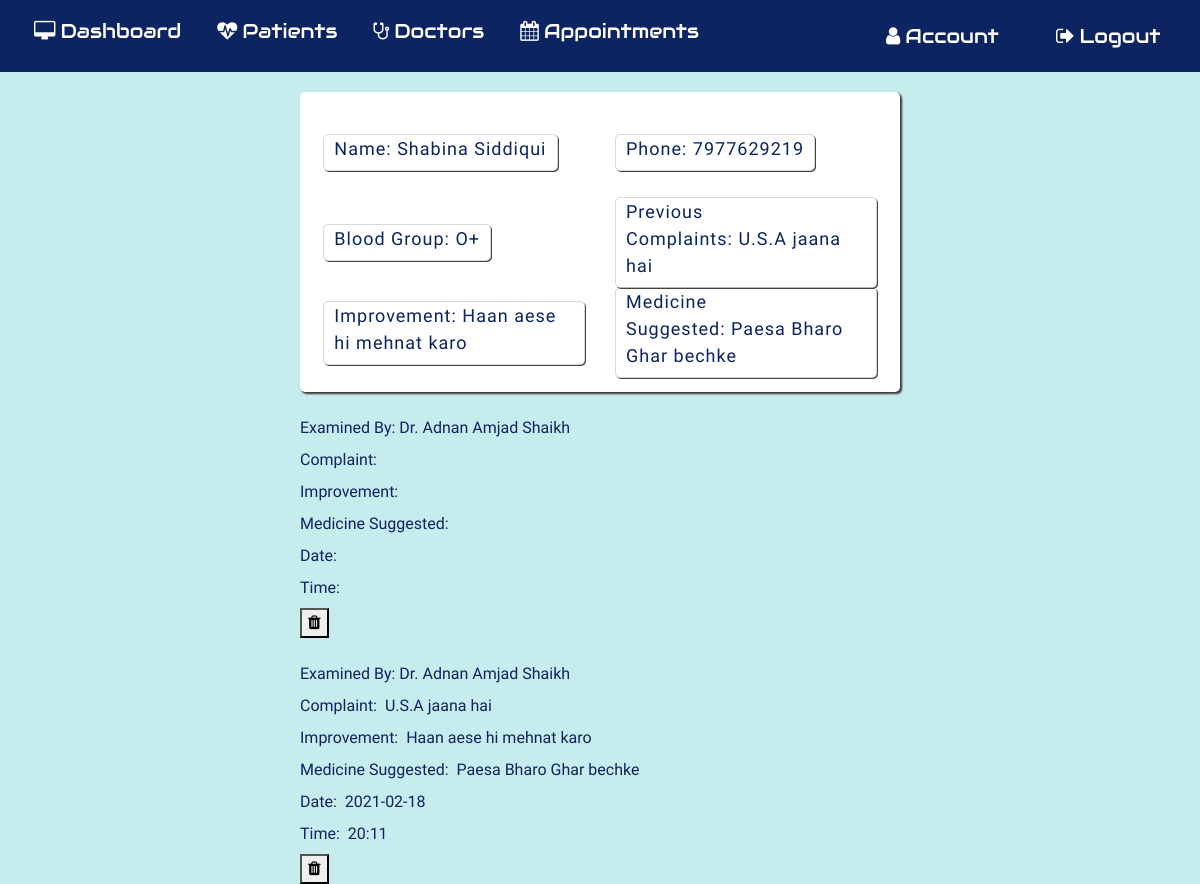
/viewapp/1 (signed in), run on an earlier commit of the app's database.
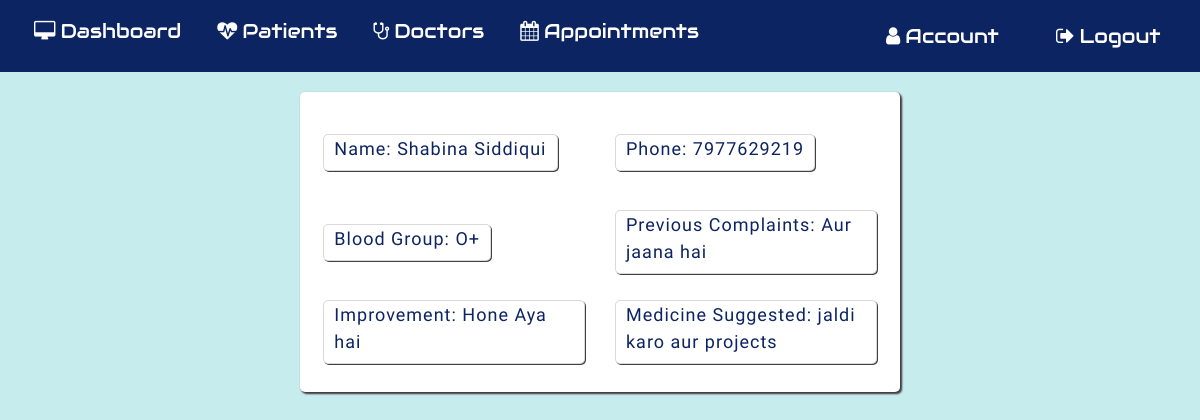
And on a later commit of the database.
### application/routes.py (models this page shows, shortened)
class Patient(db.Model):
  __tablename__ = 'Patient'
  id = db.Column(db.Integer, primary_key=True)
  pname = db.Column(db.String(20))
  age= db.Column(db.String(20))
  phone=db.Column(db.String(20))
  gender=db.Column(db.String(10))
  bgroup=db.Column(db.String(5))
  state=db.Column(db.String(15))
  address=db.Column(db.String(100))
  mstatus=db.Column(db.String(10))
  complaint=db.Column(db.String(5000))
  improvement=db.Column(db.String(5000))
  medicine_suggested=db.Column(db.String(5000))
  pat_image = db.Column(db.String(20), nullable=False, default='default.jpg')

class Appointments(db.Model):
  __tablename__ = 'Appointments'
  id = db.Column(db.Integer, primary_key=True)
  pname=db.Column(db.String(100))
  examinedby = db.Column(db.String(100))
  complaint = db.Column(db.String(5000))
  medicine_suggested = db.Column(db.String(5000))
  improvements = db.Column(db.String(5000))
  date= db.Column(db.String(50))
  time= db.Column(db.String(50))

### application/routes.py (the view)
@app.route('/viewapp/<id>',methods=['POST','GET'])
def viewapp(id):
  if 'username' in session:
    pat=Patient.query.filter_by(id=id).first()
    pname=pat.pname
    appointment= Appointments.query.filter_by(pname=pname).all()
    if request.method=='GET':
      return render_template('viewapp.html',appointment=appointment, pat=pat)
    return render_template('viewapp.html',appointment=appointment, pat=pat)

### application/templates/viewapp.html (shortened to what this page needs)
{% extends 'layout.html' %}{% include 'includes/nav.html' %} {% block content%}
<section id="viewapp">
  <div class="outer-container">
    <div class="container-view">
      <form action="" method="GET">
        <div class="row row-view">
          <div class="col-5 col-view">
            <div class="inner-col">
              <label for="">Name:&nbsp;{{ pat.pname }}</label>
            </div>
          </div>
          <div class="col-5 col-view">
            <div class="inner-col">
              <label for="">Phone:&nbsp;{{pat.phone}}</label>
            </div>
          </div>
        </div>
        <div class="row row-view">
          <div class="col-5 col-view">
            <div class="inner-col">
              <label for="">Blood Group:&nbsp;{{ pat.bgroup }}</label>
            </div>
          </div>
          <div class="col-5 col-view">
            <div class="inner-col">
              <label for="">Previous Complaints:&nbsp;{{pat.complaint}}</label>
            </div>
          </div>
        </div>
        <div class="row row-view">
          <div class="col-5 col-view">
            <div class="inner-col">
              <label for="">Improvement:&nbsp;{{ pat.improvement }}</label>
            </div>
          </div>
          <div class="col-5 col-view">
            <div class="inner-col">
              <label for=""
                >Medicine Suggested:&nbsp;{{pat.medicine_suggested}}</label
              >
            </div>
          </div>
        </div>
      </form>
    </div>
    <div>
      {% for i in appointment %}
      <div>
        <div>
        </div>
        <div>
          <label for="">Examined By:&nbsp;{{ i.examinedby }}</label>
        </div>
        <div>
          <label for="">Complaint: &nbsp;{{ i.complaint }}</label>
        </div>
        <div>
          <label for="">Improvement: &nbsp;{{ i.improvements }}</label>
        </div>
        <div>
          <label for=""
            >Medicine Suggested: &nbsp;{{ i.medicine_suggested }}</label
          >
        </div>
        <div>
          <label for="">Date: &nbsp;{{ i.date }}</label>
        </div>
        <div>
          <label for="">Time: &nbsp;{{ i.time }}</label>
        </div>
        <div>
          <button
            type="button"
            class="dbutton"
            onclick="window.location='/deleteapp/{{ i.id }}'"
          >
            <i class="fa fa-trash" aria-hidden="true"></i>
          </button>
        </div>
      </div>
      {% endfor %}
    </div>
  </div>
</section>
{% endblock content%}

What changed in the data, as far as the page shows it:
removed Appointments: examinedby "Dr. Adnan Amjad Shaikh"
removed Appointments: examinedby "Dr. Adnan Amjad Shaikh", complaint "U.S.A jaana hai", improvements "Haan aese hi mehnat karo", medicine_suggested "Paesa Bharo Ghar bechke", date "2021-02-18", time "20:11"
changed Patient "Shabina Siddiqui": complaint "U.S.A jaana hai" → "Aur jaana hai"; improvement "Haan aese hi mehnat karo" → "Hone Aya hai"; medicine_suggested "Paesa Bharo Ghar bechke" → "jaldi karo aur projects"
